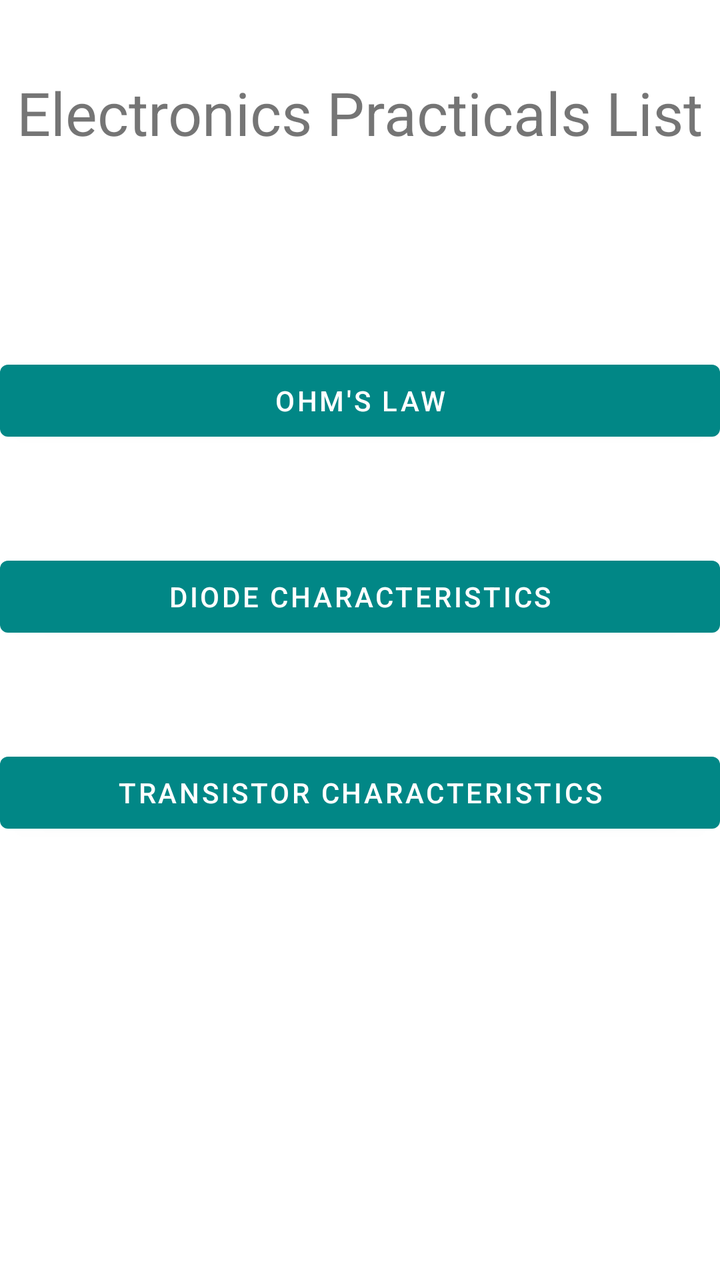
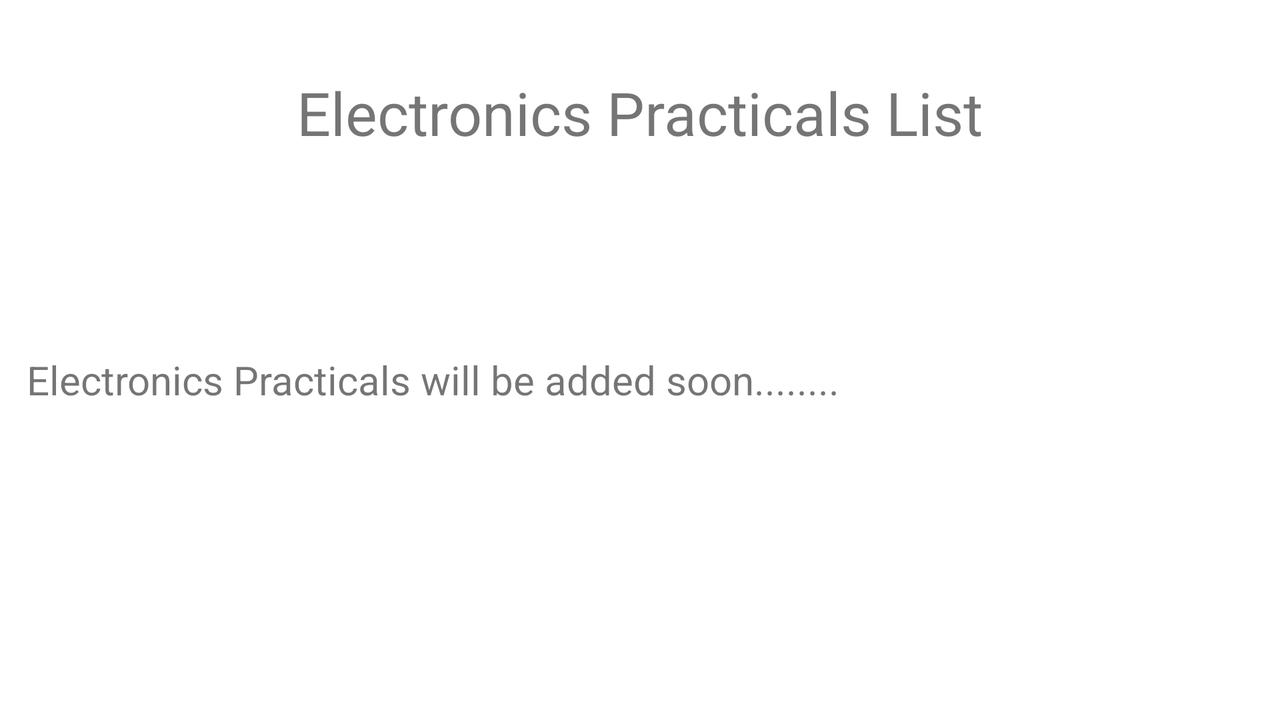

An Android layout and its configuration variant, each rendered on a device that would load it. The default file and the variant file are quoted in full after the pictures.
<!-- AndroidManifest.xml: application theme Theme.VirtualPhysicsLab -->
<!-- res/layout/activity_electronics.xml -->
<?xml version="1.0" encoding="utf-8"?>
<androidx.constraintlayout.widget.ConstraintLayout xmlns:android="http://schemas.android.com/apk/res/android"
    xmlns:app="http://schemas.android.com/apk/res-auto"
    xmlns:tools="http://schemas.android.com/tools"
    android:layout_width="match_parent"
    android:layout_height="match_parent"
    tools:context=".Elasticity">

    <TextView
        android:id="@+id/textView2"
        android:layout_width="wrap_content"
        android:layout_height="wrap_content"
        android:layout_marginTop="36dp"
        android:text="Electronics Practicals List"
        android:textSize="30sp"
        app:layout_constraintEnd_toEndOf="parent"
        app:layout_constraintStart_toStartOf="parent"
        app:layout_constraintTop_toTopOf="parent" />

    <Button
        android:id="@+id/ohmsButton"
        android:layout_width="match_parent"
        android:layout_height="wrap_content"
        android:layout_marginTop="100dp"
        android:text="Ohm\'s Law"
        app:layout_constraintTop_toBottomOf="@+id/textView2"
        tools:layout_editor_absoluteX="152dp" />

    <Button
        android:id="@+id/button8"
        android:layout_width="match_parent"
        android:layout_height="wrap_content"
        android:layout_marginTop="50dp"
        android:text="Diode Characteristics"
        app:layout_constraintTop_toBottomOf="@+id/ohmsButton"
        tools:layout_editor_absoluteX="163dp" />

    <Button
        android:id="@+id/button9"
        android:layout_width="match_parent"
        android:layout_height="wrap_content"
        android:layout_marginTop="50dp"
        android:text="Transistor Characteristics"
        app:layout_constraintTop_toBottomOf="@+id/button8"
        tools:layout_editor_absoluteX="156dp" />
</androidx.constraintlayout.widget.ConstraintLayout>
<!-- resources referenced by this layout -->
<resources>
  <style name="Theme.VirtualPhysicsLab" parent="Theme.MaterialComponents.DayNight.DarkActionBar">
          
          <item name="colorPrimary">@color/teal_700</item>
          <item name="colorPrimaryVariant">@color/teal_200</item>
          <item name="colorOnPrimary">@color/white</item>
          
          <item name="colorSecondary">@color/teal_200</item>
          <item name="colorSecondaryVariant">@color/teal_700</item>
          <item name="colorOnSecondary">@color/black</item>
          
          <item name="android:statusBarColor" tools:targetApi="l">?attr/colorPrimary</item>
          
  
  
      </style>
  <color name="teal_700">#FF018786</color>
  <color name="teal_200">#FF03DAC5</color>
  <color name="white">#FFFFFFFF</color>
  <color name="black">#FF000000</color>
</resources>
<!-- res/layout-land/activity_electronics.xml (the repository's variant of the layout above) -->
<!-- drawn on the phone turned sideways -->
<?xml version="1.0" encoding="utf-8"?>
<androidx.constraintlayout.widget.ConstraintLayout xmlns:android="http://schemas.android.com/apk/res/android"
    xmlns:app="http://schemas.android.com/apk/res-auto"
    xmlns:tools="http://schemas.android.com/tools"
    android:layout_width="match_parent"
    android:layout_height="match_parent"
    tools:context=".Elasticity">

    <TextView
        android:id="@+id/textView2"
        android:layout_width="wrap_content"
        android:layout_height="wrap_content"
        android:layout_marginTop="36dp"
        android:text="Electronics Practicals List"
        android:textSize="30sp"
        app:layout_constraintEnd_toEndOf="parent"
        app:layout_constraintStart_toStartOf="parent"
        app:layout_constraintTop_toTopOf="parent" />

    <TextView
        android:id="@+id/textView3"
        android:layout_width="match_parent"
        android:layout_height="wrap_content"
        android:layout_marginTop="100dp"
        android:text="\t\tElectronics Practicals will be added soon........"
        android:textSize="20sp"
        app:layout_constraintTop_toBottomOf="@+id/textView2"
        tools:layout_editor_absoluteX="0dp" />
</androidx.constraintlayout.widget.ConstraintLayout>
